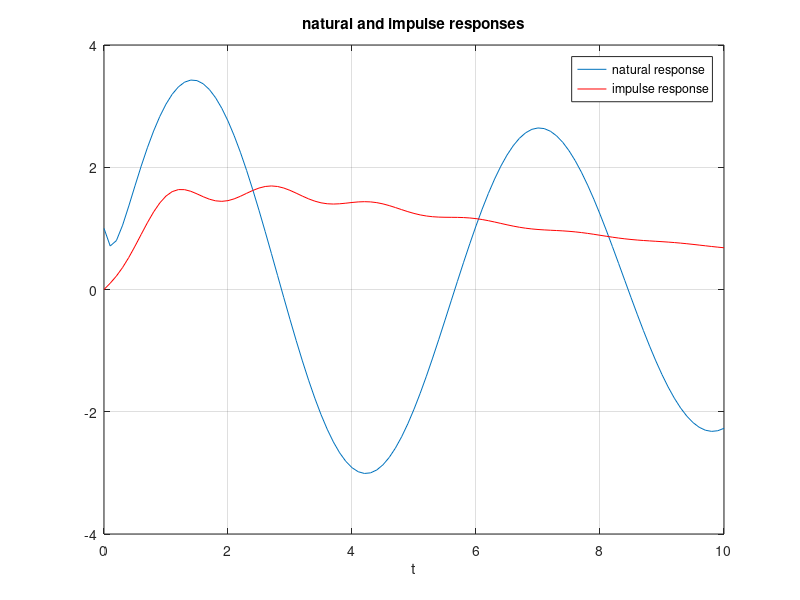

The MATLAB source for this figure:
clc; close all; clear all;
disp('num = s^3+8s +2')
den=[1 2  16 18 2];
disp('den = s^2+2s+34')
num= [1 2 1];
%den = [1 2 5];
%disp('X = 4 angle 30(entered in exponential form)')
%X=[4*exp(30j*pi/180)];
%disp('s = 30+10j (sigma = 30 and omega = 100)')
%s=30+10j
%disp('plugged s = 10j into the polynomial and multipled by x')
%y = polyval(num)./polyval(den,s)
disp('Y vector for solution y(t) = ymag*cos(10t+yphase)')
%ymag=abs(y);
%yphase=angle(y)*180/pi;
disp('roots for natural response')
r=roots(den)
t = 0:.1:10
k1 = 1.28;
k2=3.6670;
theta=-1.6472;
yn = k1*exp(-7.91*t)+k2*exp(-.0465*t).*cos((1.124*t)+theta)
plot(t, yn);grid on;title('natural response')
hold on;
disp('num =s^2+2s+34')
num = [1 2 34]
yi = impulse(tf(num,den),t);
plot(t,yi,'r');grid on; legend('natural response','impulse response');
title('natural and impulse responses'); xlabel('t');